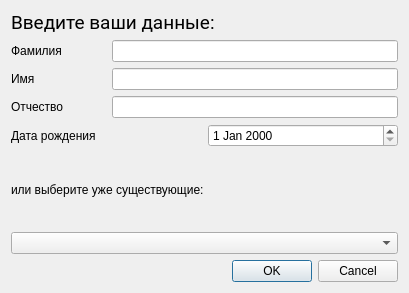
<?xml version="1.0" encoding="UTF-8"?>
<ui version="4.0">
 <class>UserInfoWindow</class>
 <widget class="QDialog" name="UserInfoWindow">
  <property name="geometry">
   <rect>
    <x>0</x>
    <y>0</y>
    <width>409</width>
    <height>293</height>
   </rect>
  </property>
  <property name="windowTitle">
   <string>Dialog</string>
  </property>
  <layout class="QVBoxLayout" name="verticalLayout_2" stretch="1,4,1,5,1">
   <item>
    <widget class="QLabel" name="label_5">
     <property name="sizePolicy">
      <sizepolicy hsizetype="Preferred" vsizetype="Maximum">
       <horstretch>0</horstretch>
       <verstretch>0</verstretch>
      </sizepolicy>
     </property>
     <property name="font">
      <font>
       <family>Roboto</family>
       <pointsize>14</pointsize>
      </font>
     </property>
     <property name="text">
      <string>Введите ваши данные:</string>
     </property>
    </widget>
   </item>
   <item>
    <layout class="QVBoxLayout" name="verticalLayout">
     <item>
      <layout class="QHBoxLayout" name="horizontalLayout" stretch="1,3">
       <item>
        <widget class="QLabel" name="label">
         <property name="sizePolicy">
          <sizepolicy hsizetype="Preferred" vsizetype="Preferred">
           <horstretch>0</horstretch>
           <verstretch>0</verstretch>
          </sizepolicy>
         </property>
         <property name="text">
          <string>Фамилия</string>
         </property>
        </widget>
       </item>
       <item>
        <widget class="QLineEdit" name="lineEdit"/>
       </item>
      </layout>
     </item>
     <item>
      <layout class="QHBoxLayout" name="horizontalLayout_2" stretch="1,3">
       <item>
        <widget class="QLabel" name="label_2">
         <property name="sizePolicy">
          <sizepolicy hsizetype="Preferred" vsizetype="Preferred">
           <horstretch>2</horstretch>
           <verstretch>0</verstretch>
          </sizepolicy>
         </property>
         <property name="text">
          <string>Имя</string>
         </property>
        </widget>
       </item>
       <item>
        <widget class="QLineEdit" name="lineEdit_2"/>
       </item>
      </layout>
     </item>
     <item>
      <layout class="QHBoxLayout" name="horizontalLayout_3" stretch="1,3">
       <item>
        <widget class="QLabel" name="label_3">
         <property name="sizePolicy">
          <sizepolicy hsizetype="Preferred" vsizetype="Preferred">
           <horstretch>2</horstretch>
           <verstretch>0</verstretch>
          </sizepolicy>
         </property>
         <property name="text">
          <string>Отчество</string>
         </property>
        </widget>
       </item>
       <item>
        <widget class="QLineEdit" name="lineEdit_3"/>
       </item>
      </layout>
     </item>
     <item>
      <layout class="QHBoxLayout" name="horizontalLayout_4">
       <item>
        <widget class="QLabel" name="label_4">
         <property name="text">
          <string>Дата рождения</string>
         </property>
        </widget>
       </item>
       <item>
        <widget class="QDateEdit" name="dateEdit"/>
       </item>
      </layout>
     </item>
    </layout>
   </item>
   <item>
    <widget class="QLabel" name="label_6">
     <property name="text">
      <string>или выберите уже существующие:</string>
     </property>
    </widget>
   </item>
   <item>
    <widget class="QComboBox" name="comboBox"/>
   </item>
   <item>
    <widget class="QDialogButtonBox" name="buttonBox">
     <property name="orientation">
      <enum>Qt::Horizontal</enum>
     </property>
     <property name="standardButtons">
      <set>QDialogButtonBox::Cancel|QDialogButtonBox::Ok</set>
     </property>
    </widget>
   </item>
  </layout>
 </widget>
 <resources/>
 <connections/>
</ui>
